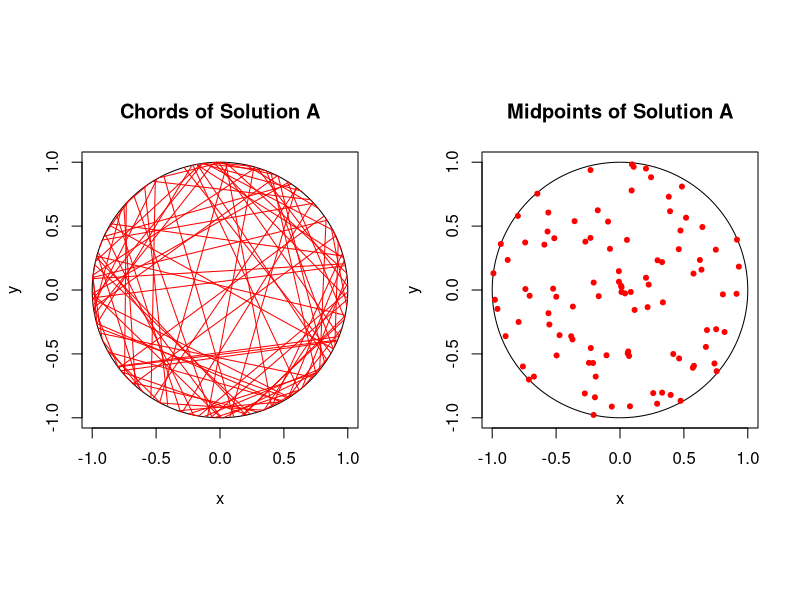
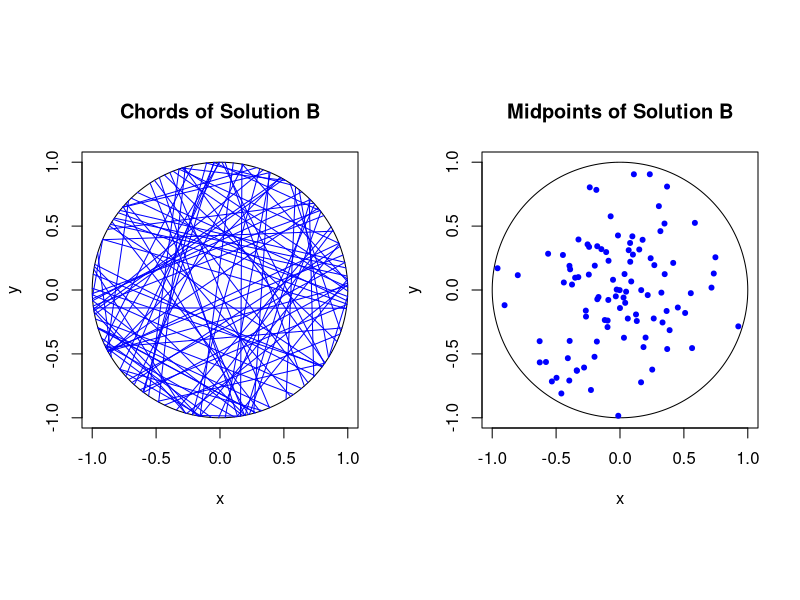
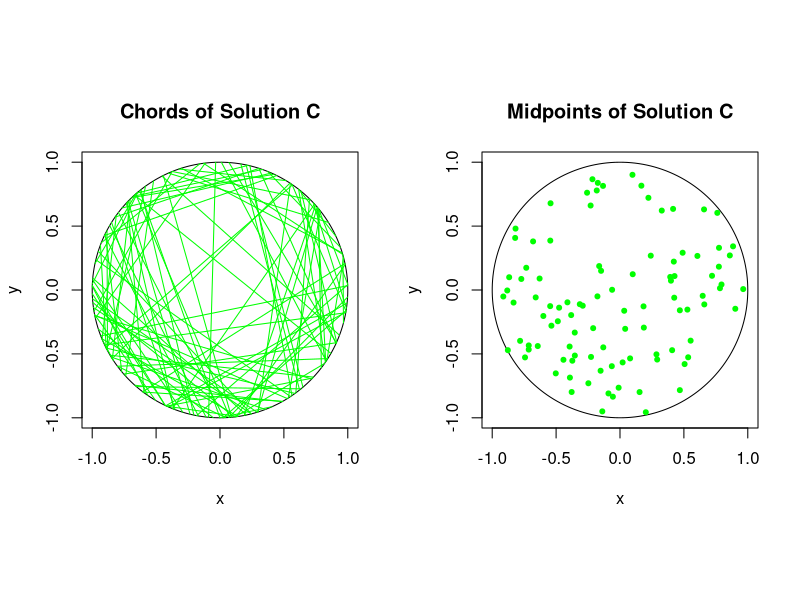

Reproduce these figures in R, in order.
# Illustrate the three solutions of the Bertrand paradox on a disk.
# The paradox asks what is the probability of a random chord in a 
# circle being greater than a side of equilateral triangle inscribed in
# the circle. Traditionally this problem has three different solutions.
# The three solutions are labelled A, B and C, which correspond to
# solutions 1, 2 and 3 in, for example, the Wikipedia article:
# https://en.wikipedia.org/wiki/Bertrand_paradox_(probability)
# The empirical estimates are also done for the probability of the chord 
# length being greater than the side of the triangle. 
# The results are not plotted if the number of lines is equal to or 
# greater than a thousand (ie numbLines<1000 for plotting).
# Author: H. Paul Keeler, 2019.
# Website: hpaulkeeler.com
# Repository: github.com/hpaulkeeler/posts


###START Parameters START###
#Simulation disk dimensions
xx0=0; yy0=0; #center of disk
r=1; #disk radius
numbLines=10^2;#number of lines
###END Parameters END###

###START Simulate three solutions on a disk START###
#Solution A
thetaA1=2*pi*runif(numbLines); #choose angular component uniformly
thetaA2=2*pi*runif(numbLines); #choose angular component uniformly

#calculate segment endpoints
xxA1=xx0+r*cos(thetaA1);
yyA1=yy0+r*sin(thetaA1);
xxA2=xx0+r*cos(thetaA2);
yyA2=yy0+r*sin(thetaA2);
#calculate midpoints of segments
xxA0=(xxA1+xxA2)/2; yyA0=(yyA1+yyA2)/2;

#Solution B
thetaB=2*pi*runif(numbLines); #choose angular component uniformly
pB=r*runif(numbLines); #choose radial component uniformly
qB=sqrt(r^2-pB^2); #distance to circle edge (along line)

#calculate trig values
sin_thetaB=sin(thetaB);
cos_thetaB=cos(thetaB);

#calculate segment endpoints
xxB1=xx0+pB*cos_thetaB+qB*sin_thetaB;
yyB1=yy0+pB*sin_thetaB-qB*cos_thetaB;
xxB2=xx0+pB*cos_thetaB-qB*sin_thetaB;
yyB2=yy0+pB*sin_thetaB+qB*cos_thetaB;
#calculate midpoints of segments
xxB0=(xxB1+xxB2)/2; yyB0=(yyB1+yyB2)/2;

#Solution C
#choose a point uniformly in the disk
thetaC=2*pi*runif(numbLines); #choose angular component uniformly
pC=r*sqrt(runif(numbLines)); #choose radial component
qC=sqrt(r^2-pC^2); #distance to circle edge (alonge line)

#calculate trig values
sin_thetaC=sin(thetaC);
cos_thetaC=cos(thetaC);

#calculate segment endpoints
xxC1=xx0+pC*cos_thetaC+qC*sin_thetaC;
yyC1=yy0+pC*sin_thetaC-qC*cos_thetaC;
xxC2=xx0+pC*cos_thetaC-qC*sin_thetaC;
yyC2=yy0+pC*sin_thetaC+qC*cos_thetaC;
#calculate midpoints of segments
xxC0=(xxC1+xxC2)/2; yyC0=(yyC1+yyC2)/2;
###END Simulate three solutions on a disk END###

#Plot if there are less than a thousand lines.
if (numbLines<1000) {
  #create points for circle 
  t=seq(0,2*pi,len=200);
  xp=r*cos(t); yp=r*sin(t);
  
  ### START Plotting START###
  #Solution A
  #plot.new();
  par(mfrow=c(1,2));
  par(pty="s"); #use square plotting region
  plot(xx0+xp,yy0+yp,xlab='x',ylab='y',type="l", col='black',main='Chords of Solution A');
  #plot segments of Solution A
  segments(xxA1,yyA1,xxA2,yyA2,col='red'); 
  #draw circle
  par(pty="s"); #use square plotting region
  plot(xx0+xp,yy0+yp,xlab='x',ylab='y',type="l", col='black',main='Midpoints of Solution A');
  #plot midpoints of Solution A
  points(xxA0,yyA0,pch=20,col='red');  
  
  #Solution B
  #plot.new();
  par(mfrow=c(1,2));
  par(pty="s"); #use square plotting region
  plot(xx0+xp,yy0+yp,xlab='x',ylab='y',type="l", col='black',main='Chords of Solution B');
  #plot segments of Solution B
  segments(xxB1,yyB1,xxB2,yyB2,col='blue'); 
  #draw circle
  par(pty="s"); #use square plotting region
  plot(xx0+xp,yy0+yp,xlab='x',ylab='y',type="l", col='black',main='Midpoints of Solution B');
  #plot midpoints of Solution B
  points(xxB0,yyB0,pch=20,col='blue'); 
  
  #Solution C
  #plot.new();
  par(mfrow=c(1,2));
  par(pty="s"); #use square plotting region
  plot(xx0+xp,yy0+yp,xlab='x',ylab='y',type="l", col='black',main='Chords of Solution C');
  #plot segments of Solution C
  segments(xxC1,yyC1,xxC2,yyC2,col='green'); 
  #draw circle
  par(pty="s"); #use square plotting region
  plot(xx0+xp,yy0+yp,xlab='x',ylab='y',type="l", col='black',main='Midpoints of Solution C');
  #plot midpoints of Solution C
  points(xxC0,yyC0,pch=20,col='green'); 
  ###END Plotting END###
}